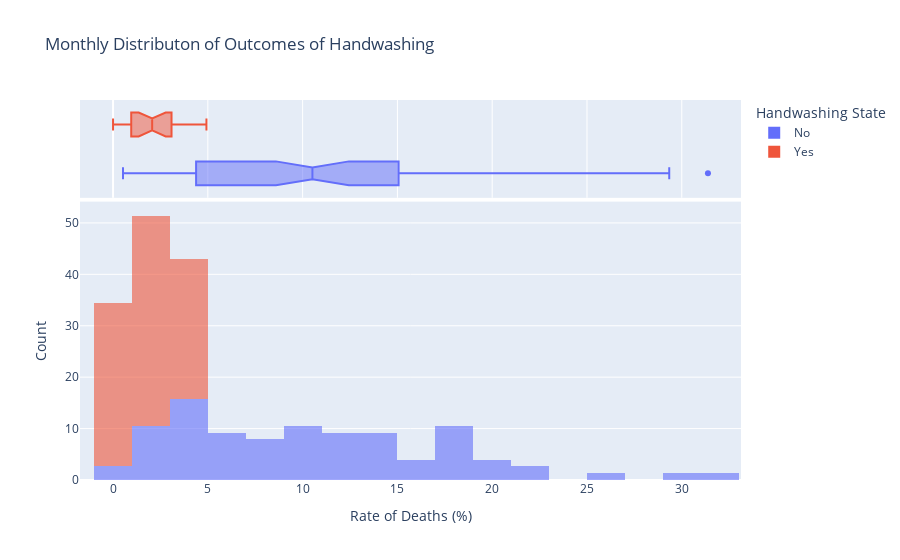

Notebook code cell kept with this figure:
### Code cell
hist = px.histogram(
    title='Monthly Distributon of Outcomes of Handwashing',
    data_frame=df_monthly,
    x='pct_deaths',
    color='handwash_state',
    histnorm='percent',
    nbins=30,
    marginal='box',
    opacity=0.6,
    labels={
        'pct_deaths': 'Rate of Deaths (%)',
        'handwash_state': 'Handwashing State',
    }
)

hist.update_layout(
    yaxis={
        'title': 'Count'
    }
)

hist.show()

### Figure 1 — Plotly figure (JSON) as saved in the notebook; plotly's stock layout.template omitted (floating-point values rounded to 4 significant figures)
{"data": [{"alignmentgroup": "True", "bingroup": "x", "histnorm": "percent", "hovertemplate": "Handwashing State=No<br>Rate of Deaths (%)=%{x}<br>percent=%{y}<extra></extra>", "legendgroup": "No", "marker": {"color": "#636efa", "opacity": 0.6, "pattern": {"shape": ""}}, "name": "No", "nbinsx": 30, "offsetgroup": "No", "orientation": "v", "showlegend": true, "type": "histogram", "x": [14.57, 7.531, 4.332, 1.569, 0.7843, 5, 8.421, 1.351, 1.878, 11.02, 22.55, 20.85, 12.22, 10.23, 10.74, 3.226, 6.593, 20.78, 25.46, 18.39, 29.34, 22.97, 31.38, 19.12, 15.97, 12.41, 11.93, 6.098, 4.082, 0.5236, 1.554, 2.262, 17.6, 7.143, 8.051, 15.16, 11.28, 17.03, 17.31, 5.833, 2.679, 4.369, 6.32, 1.224, 3.226, 11.02, 10.55, 7.591, 4.745, 4.452, 4.231, 4.392, 7.143, 6.122, 3.586, 10.55, 14.84, 10.94, 10.49, 13.39, 18.09, 15.43, 18.97, 13.44, 10.15, 13.1, 18.06, 14.39, 14.96, 10.77, 5.369, 3.215, 1.923, 3.607, 18.27, 12.24], "xaxis": "x", "yaxis": "y"}, {"alignmentgroup": "True", "hovertemplate": "Handwashing State=No<br>Rate of Deaths (%)=%{x}<extra></extra>", "legendgroup": "No", "marker": {"color": "#636efa"}, "name": "No", "notched": true, "offsetgroup": "No", "showlegend": false, "type": "box", "x": [14.57, 7.531, 4.332, 1.569, 0.7843, 5, 8.421, 1.351, 1.878, 11.02, 22.55, 20.85, 12.22, 10.23, 10.74, 3.226, 6.593, 20.78, 25.46, 18.39, 29.34, 22.97, 31.38, 19.12, 15.97, 12.41, 11.93, 6.098, 4.082, 0.5236, 1.554, 2.262, 17.6, 7.143, 8.051, 15.16, 11.28, 17.03, 17.31, 5.833, 2.679, 4.369, 6.32, 1.224, 3.226, 11.02, 10.55, 7.591, 4.745, 4.452, 4.231, 4.392, 7.143, 6.122, 3.586, 10.55, 14.84, 10.94, 10.49, 13.39, 18.09, 15.43, 18.97, 13.44, 10.15, 13.1, 18.06, 14.39, 14.96, 10.77, 5.369, 3.215, 1.923, 3.607, 18.27, 12.24], "xaxis": "x2", "yaxis": "y2"}, {"alignmentgroup": "True", "bingroup": "x", "histnorm": "percent", "hovertemplate": "Handwashing State=Yes<br>Rate of Deaths (%)=%{x}<br>percent=%{y}<extra></extra>", "legendgroup": "Yes", "marker": {"color": "#EF553B", "opacity": 0.6, "pattern": {"shape": ""}}, "name": "Yes", "nbinsx": 30, "offsetgroup": "Yes", "orientation": "v", "showlegend": true, "type": "histogram", "x": [2.239, 1.2, 1.894, 4.58, 3.957, 4.472, 2.93, 3.534, 0.6873, 0, 0.6557, 0.9585, 1.136, 0.3717, 0, 0.9615, 2.341, 2.903, 1.34, 2.233, 3.085, 4.926], "xaxis": "x", "yaxis": "y"}, {"alignmentgroup": "True", "hovertemplate": "Handwashing State=Yes<br>Rate of Deaths (%)=%{x}<extra></extra>", "legendgroup": "Yes", "marker": {"color": "#EF553B"}, "name": "Yes", "notched": true, "offsetgroup": "Yes", "showlegend": false, "type": "box", "x": [2.239, 1.2, 1.894, 4.58, 3.957, 4.472, 2.93, 3.534, 0.6873, 0, 0.6557, 0.9585, 1.136, 0.3717, 0, 0.9615, 2.341, 2.903, 1.34, 2.233, 3.085, 4.926], "xaxis": "x2", "yaxis": "y2"}], "layout": {"barmode": "relative", "legend": {"title": {"text": "Handwashing State"}, "tracegroupgap": 0}, "title": {"text": "Monthly Distributon of Outcomes of Handwashing"}, "xaxis": {"anchor": "y", "domain": [0, 1], "title": {"text": "Rate of Deaths (%)"}}, "xaxis2": {"anchor": "y2", "domain": [0, 1], "matches": "x", "showgrid": true, "showticklabels": false}, "yaxis": {"anchor": "x", "domain": [0, 0.7326], "title": {"text": "Count"}}, "yaxis2": {"anchor": "x2", "domain": [0.7426, 1], "matches": "y2", "showgrid": false, "showline": false, "showticklabels": false, "ticks": ""}}}
